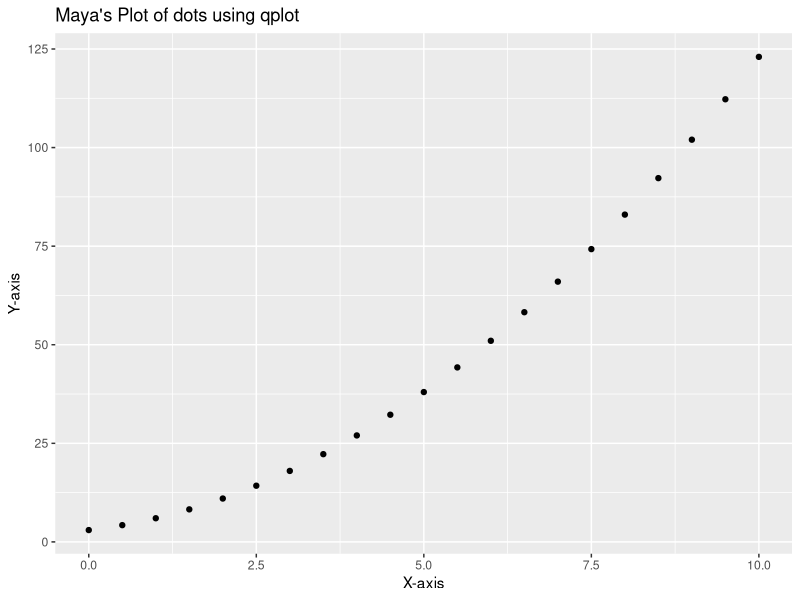

This chart was generated by the following R code:
## ---- chunk 1
#THIS IS A MARKDOWN TEST#
#the variable y contains the mean of 5 values#
## ---- chunk 2
# Write you code in this cell
x = 1:5
mean(x)
y <- 3
## ---- chunk 3
# Write you code in this cell
sec_per_min <- 60
sec_per_hour <- sec_per_min*60
sec_per_day <- sec_per_hour*24
sec_per_day = sec_per_hour*24
sec_per_day
## ---- chunk 4
# Write you code in this cell
x_axis <- seq(0, 10, by = 0.5)
x_axis
## ---- chunk 5
# Write you code in this cell
y_func <- function(x) {x^2 + 2*x + 3}
y_axis <- print(y_func(x_axis))
## ---- chunk 6
# Write you code in this cell
install.packages("ggplot2")
library(ggplot2)

(qplot(x = x_axis, y = y_axis,
      main="Maya's Plot of dots using qplot",
      xlab="X-axis", ylab="Y-axis"))
